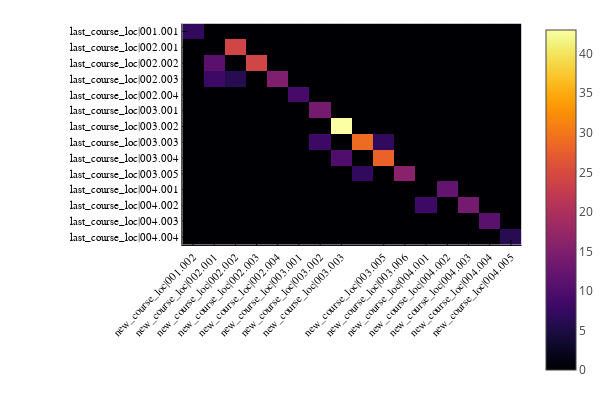

Notebook cell for this chart:
### Markdown cell above
Now we can plot a heatmap to see the most frequent traversals.

### Code cell
thresh = 5

ys = String.(Row(navgraph>thresh))
xs = String.(Col(navgraph>thresh))
z = full((navgraph>thresh).A)
heatmap(xs, ys, z, yflip=true, xrotation=45)

### Figure 1 — Plotly figure (JSON) as saved in the notebook; plotly's stock layout.template omitted (floating-point values rounded to 4 significant figures; data arrays with more than 128 entries replaced by an {"elided": "..."} marker saying what was removed)
{"data": [{"colorbar": {"title": ""}, "colorscale": [[0, "rgba(0, 0, 4, 1.000)"], [0.03448, "rgba(4, 3, 20, 1.000)"], [0.06897, "rgba(13, 8, 41, 1.000)"], [0.1034, "rgba(24, 12, 60, 1.000)"], [0.1379, "rgba(38, 12, 81, 1.000)"], [0.1724, "rgba(54, 9, 97, 1.000)"], [0.2069, "rgba(69, 10, 105, 1.000)"], [0.2414, "rgba(84, 15, 109, 1.000)"], [0.2759, "rgba(97, 19, 110, 1.000)"], [0.3103, "rgba(111, 25, 110, 1.000)"], [0.3448, "rgba(125, 30, 109, 1.000)"], [0.3793, "rgba(140, 35, 105, 1.000)"], [0.4138, "rgba(154, 40, 101, 1.000)"], [0.4483, "rgba(166, 45, 96, 1.000)"], [0.4828, "rgba(180, 51, 89, 1.000)"], [0.5172, "rgba(193, 58, 80, 1.000)"], [0.5517, "rgba(206, 67, 71, 1.000)"], [0.5862, "rgba(216, 76, 62, 1.000)"], [0.6207, "rgba(226, 87, 52, 1.000)"], [0.6552, "rgba(235, 100, 41, 1.000)"], [0.6897, "rgba(241, 115, 29, 1.000)"], [0.7241, "rgba(247, 130, 18, 1.000)"], [0.7586, "rgba(250, 144, 8, 1.000)"], [0.7931, "rgba(252, 161, 8, 1.000)"], [0.8276, "rgba(252, 178, 22, 1.000)"], [0.8621, "rgba(250, 196, 42, 1.000)"], [0.8966, "rgba(246, 213, 67, 1.000)"], [0.931, "rgba(243, 229, 93, 1.000)"], [0.9655, "rgba(242, 244, 130, 1.000)"], [1, "rgba(252, 255, 164, 1.000)"]], "name": "y1", "showlegend": false, "showscale": true, "type": "heatmap", "x": [0.5, 1.5, 2.5, 3.5, 4.5, 5.5, 6.5, 7.5, 8.5, 9.5, 10.5, 11.5, 12.5, 13.5, 14.5, 15.5], "xaxis": "x1", "y": [0.5, 1.5, 2.5, 3.5, 4.5, 5.5, 6.5, 7.5, 8.5, 9.5, 10.5, 11.5, 12.5, 13.5], "yaxis": "y1", "z": {"elided": "14x16 int values"}}], "layout": {"annotations": [], "height": 400, "legend": {"bgcolor": "rgba(255, 255, 255, 1.000)", "bordercolor": "rgba(0, 0, 0, 1.000)", "font": {"color": "rgba(0, 0, 0, 1.000)", "family": "sans-serif", "size": 11}, "tracegroupgap": 0, "x": 1, "y": 1}, "margin": {"b": 20, "l": 0, "r": 0, "t": 20}, "paper_bgcolor": "rgba(255, 255, 255, 1.000)", "plot_bgcolor": "rgba(255, 255, 255, 1.000)", "showlegend": true, "width": 600, "xaxis1": {"anchor": "y1", "domain": [0.3473, 0.9934], "gridcolor": "rgba(0, 0, 0, 0.100)", "gridwidth": 0.5, "linecolor": "rgba(0, 0, 0, 1.000)", "mirror": false, "range": [0, 16], "showgrid": true, "showline": true, "showticklabels": true, "tickangle": -45, "tickcolor": "rgb(0, 0, 0)", "tickfont": {"color": "rgba(0, 0, 0, 1.000)", "family": "sans-serif", "size": 11}, "tickmode": "array", "ticks": "inside", "ticktext": ["new_course_loc|001.002", "new_course_loc|002.001", "new_course_loc|002.002", "new_course_loc|002.003", "new_course_loc|002.004", "new_course_loc|003.001", "new_course_loc|003.002", "new_course_loc|003.003", "new_course_loc|003.005", "new_course_loc|003.006", "new_course_loc|004.001", "new_course_loc|004.002", "new_course_loc|004.003", "new_course_loc|004.004", "new_course_loc|004.005"], "tickvals": [0.5, 1.5, 2.5, 3.5, 4.5, 5.5, 6.5, 7.5, 9.5, 10.5, 11.5, 12.5, 13.5, 14.5, 15.5], "title": "", "titlefont": {"color": "rgba(0, 0, 0, 1.000)", "family": "sans-serif", "size": 15}, "type": "-", "visible": true, "zeroline": false, "zerolinecolor": "rgba(0, 0, 0, 1.000)"}, "yaxis1": {"anchor": "x1", "autorange": "reversed", "domain": [0.3752, 0.9902], "gridcolor": "rgba(0, 0, 0, 0.100)", "gridwidth": 0.5, "linecolor": "rgba(0, 0, 0, 1.000)", "mirror": false, "range": [0, 14], "showgrid": true, "showline": true, "showticklabels": true, "tickangle": 0, "tickcolor": "rgb(0, 0, 0)", "tickfont": {"color": "rgba(0, 0, 0, 1.000)", "family": "sans-serif", "size": 11}, "tickmode": "array", "ticks": "inside", "ticktext": ["last_course_loc|001.001", "last_course_loc|002.001", "last_course_loc|002.002", "last_course_loc|002.003", "last_course_loc|002.004", "last_course_loc|003.001", "last_course_loc|003.002", "last_course_loc|003.003", "last_course_loc|003.003", "last_course_loc|003.004", "last_course_loc|003.005", "last_course_loc|004.001", "last_course_loc|004.002", "last_course_loc|004.003", "last_course_loc|004.004"], "tickvals": [0.5, 1.5, 2.5, 3.5, 4.5, 5.5, 6.5, 7.5, 7.5, 8.5, 9.5, 10.5, 11.5, 12.5, 13.5], "title": "", "titlefont": {"color": "rgba(0, 0, 0, 1.000)", "family": "sans-serif", "size": 15}, "type": "-", "visible": true, "zeroline": false, "zerolinecolor": "rgba(0, 0, 0, 1.000)"}}}
